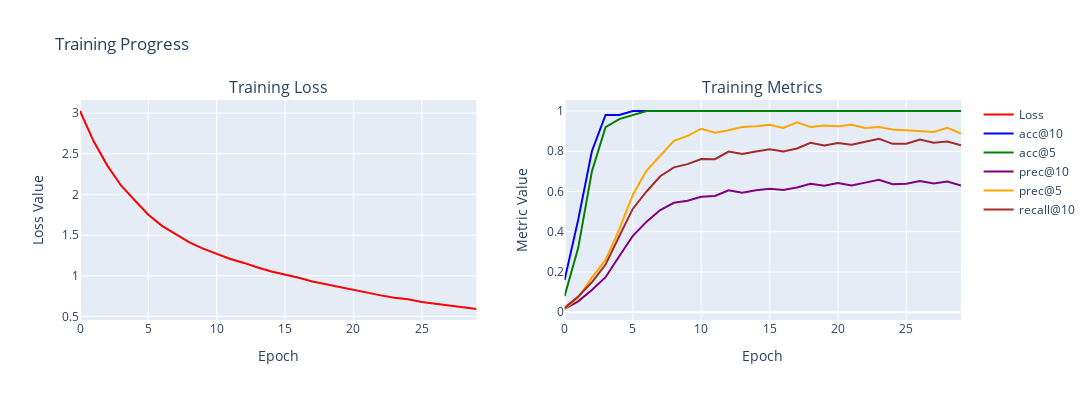
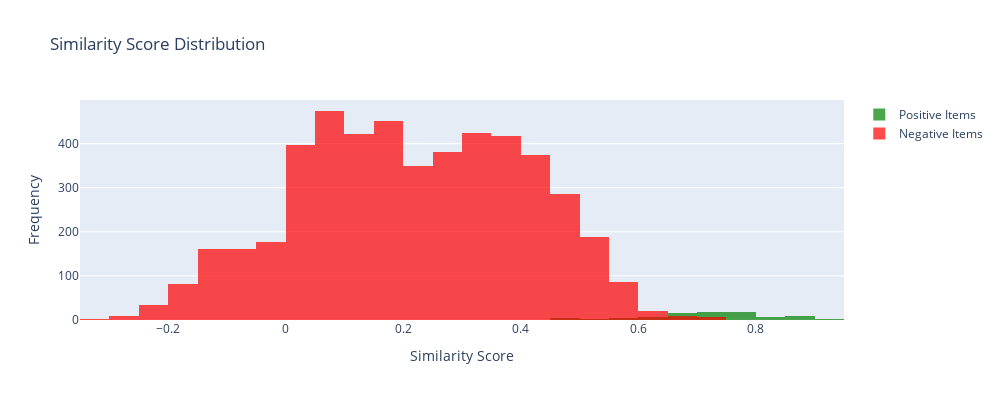
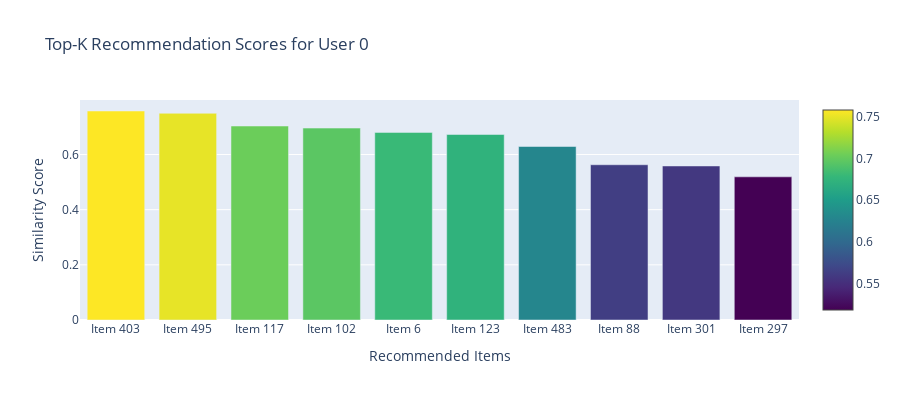
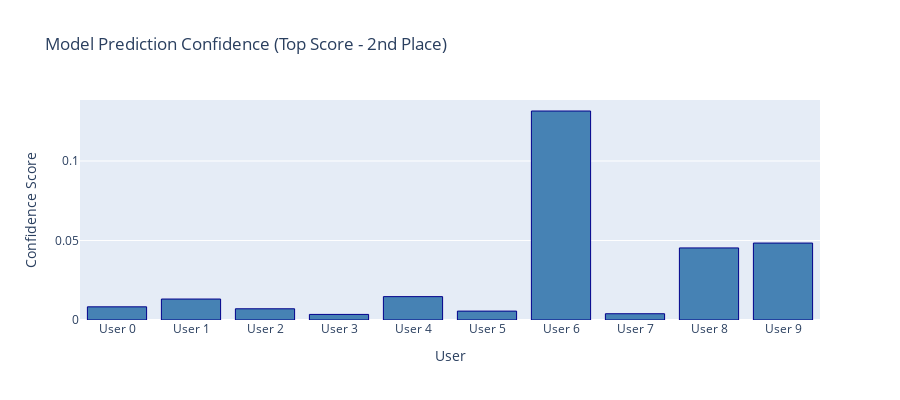

Notebook code cell kept with these figures, in order:
### Markdown cell above
## 6. Display Diagnostic Visualizations

### Code cell
# Display all diagnostic plots
print("📈 Displaying diagnostic visualizations...\n")

# 1. Training history
report['figures']['training_history'].show()

# 2. Similarity distribution
report['figures']['similarity_distribution'].show()

# 3. Top-K scores
report['figures']['topk_scores'].show()

# 4. Prediction confidence
report['figures']['prediction_confidence'].show()

# 5. Embedding space (skip if None)
if report['figures']['embedding_space'] is not None:
    report['figures']['embedding_space'].show()
else:
    print("⚠️  Embedding space visualization not available for this model")

# 6. Recommendation diversity
report['figures']['recommendation_diversity'].show()

print("✅ All diagnostic visualizations displayed!")

### Figure 1 — Plotly figure (JSON) as saved in the notebook; plotly's stock layout.template omitted (floating-point values rounded to 4 significant figures)
{"data": [{"line": {"color": "red", "width": 2}, "name": "Loss", "type": "scatter", "xaxis": "x", "y": [3.026, 2.654, 2.355, 2.111, 1.929, 1.752, 1.615, 1.515, 1.412, 1.334, 1.268, 1.208, 1.159, 1.102, 1.054, 1.017, 0.9761, 0.9298, 0.896, 0.8553, 0.8208, 0.7875, 0.7599, 0.7312, 0.7115, 0.6781, 0.6564, 0.6335, 0.6129, 0.5924], "yaxis": "y"}, {"line": {"color": "blue", "width": 2}, "name": "acc@10", "type": "scatter", "xaxis": "x2", "y": [0.16, 0.46, 0.8, 0.98, 0.98, 1, 1, 1, 1, 1, 1, 1, 1, 1, 1, 1, 1, 1, 1, 1, 1, 1, 1, 1, 1, 1, 1, 1, 1, 1], "yaxis": "y2"}, {"line": {"color": "green", "width": 2}, "name": "acc@5", "type": "scatter", "xaxis": "x2", "y": [0.08, 0.32, 0.7, 0.92, 0.96, 0.98, 1, 1, 1, 1, 1, 1, 1, 1, 1, 1, 1, 1, 1, 1, 1, 1, 1, 1, 1, 1, 1, 1, 1, 1], "yaxis": "y2"}, {"line": {"color": "purple", "width": 2}, "name": "prec@10", "type": "scatter", "xaxis": "x2", "y": [0.016, 0.054, 0.11, 0.174, 0.278, 0.38, 0.45, 0.508, 0.544, 0.554, 0.574, 0.578, 0.606, 0.594, 0.606, 0.614, 0.608, 0.62, 0.638, 0.628, 0.642, 0.63, 0.644, 0.658, 0.636, 0.638, 0.652, 0.64, 0.65, 0.63], "yaxis": "y2"}, {"line": {"color": "orange", "width": 2}, "name": "prec@5", "type": "scatter", "xaxis": "x2", "y": [0.016, 0.072, 0.172, 0.26, 0.412, 0.584, 0.704, 0.78, 0.852, 0.876, 0.912, 0.892, 0.904, 0.92, 0.924, 0.932, 0.916, 0.944, 0.92, 0.928, 0.924, 0.932, 0.916, 0.92, 0.908, 0.904, 0.9, 0.896, 0.916, 0.888], "yaxis": "y2"}, {"line": {"color": "brown", "width": 2}, "name": "recall@10", "type": "scatter", "xaxis": "x2", "y": [0.02118, 0.07837, 0.1486, 0.2367, 0.3775, 0.5146, 0.6, 0.6756, 0.7199, 0.7361, 0.7618, 0.7604, 0.7981, 0.7867, 0.7986, 0.8097, 0.7986, 0.8139, 0.8424, 0.8287, 0.8409, 0.832, 0.8473, 0.862, 0.8368, 0.8373, 0.8583, 0.842, 0.8484, 0.8297], "yaxis": "y2"}], "layout": {"annotations": [{"font": {"size": 16}, "showarrow": false, "text": "Training Loss", "x": 0.225, "xanchor": "center", "xref": "paper", "y": 1, "yanchor": "bottom", "yref": "paper"}, {"font": {"size": 16}, "showarrow": false, "text": "Training Metrics", "x": 0.775, "xanchor": "center", "xref": "paper", "y": 1, "yanchor": "bottom", "yref": "paper"}], "height": 400, "showlegend": true, "title": {"text": "Training Progress"}, "width": 1200, "xaxis": {"anchor": "y", "domain": [0, 0.45], "title": {"text": "Epoch"}}, "xaxis2": {"anchor": "y2", "domain": [0.55, 1], "title": {"text": "Epoch"}}, "yaxis": {"anchor": "x", "domain": [0, 1], "title": {"text": "Loss Value"}}, "yaxis2": {"anchor": "x2", "domain": [0, 1], "title": {"text": "Metric Value"}}}}

### Figure 2 — Plotly figure (JSON) as saved in the notebook; plotly's stock layout.template omitted (floating-point values rounded to 4 significant figures; data arrays with more than 128 entries replaced by an {"elided": "..."} marker saying what was removed)
{"data": [{"marker": {"color": "green"}, "name": "Positive Items", "nbinsx": 30, "opacity": 0.7, "type": "histogram", "x": [0.6801, 0.5629, 0.6957, 0.7032, 0.6725, 0.7577, 0.6289, 0.7494, 0.7929, 0.7233, 0.884, 0.8174, 0.6619, 0.8972, 0.6256, 0.7917, 0.7734, 0.6833, 0.764, 0.7911, 0.1552, 0.7835, 0.6547, 0.4745, 0.6993, 0.4935, 0.6334, 0.7297, 0.7981, 0.7531, 0.7138, 0.397, 0.7121, 0.7658, 0.7332, 0.7693, 0.8048, 0.8677, 0.9063, 0.921, 0.8771, 0.859, 0.8309, 0.854, 0.5935, 0.806, 0.8484, 0.7963, 0.706, 0.7137, 0.701, 0.6919, 0.5083, 0.7575, 0.764, 0.8954, 0.7622, 0.6664, 0.4903, 0.613, 0.7134, 0.7093, 0.7363, 0.7402, 0.7144, 0.559, 0.7307, 0.7196, 0.5819, 0.686, 0.774, 0.6978, 0.8204, 0.4727, 0.884, 0.8387, 0.7523, 0.64, 0.5678, 0.6206, 0.6968, 0.5155, 0.7162, 0.7646, 0.6684, 0.6955, 0.6857]}, {"marker": {"color": "red"}, "name": "Negative Items", "nbinsx": 30, "opacity": 0.7, "type": "histogram", "x": {"elided": "4913 float values"}}], "layout": {"barmode": "overlay", "height": 400, "showlegend": true, "title": {"text": "Similarity Score Distribution"}, "width": 1000, "xaxis": {"title": {"text": "Similarity Score"}}, "yaxis": {"title": {"text": "Frequency"}}}}

### Figure 3 — Plotly figure (JSON) as saved in the notebook; plotly's stock layout.template omitted (floating-point values rounded to 4 significant figures)
{"data": [{"marker": {"color": [0.7577, 0.7494, 0.7032, 0.6957, 0.6801, 0.6725, 0.6289, 0.5629, 0.5584, 0.519], "colorscale": [[0, "#440154"], [0.1111, "#482878"], [0.2222, "#3e4989"], [0.3333, "#31688e"], [0.4444, "#26828e"], [0.5556, "#1f9e89"], [0.6667, "#35b779"], [0.7778, "#6ece58"], [0.8889, "#b5de2b"], [1, "#fde725"]], "showscale": true}, "type": "bar", "x": ["Item 403", "Item 495", "Item 117", "Item 102", "Item 6", "Item 123", "Item 483", "Item 88", "Item 301", "Item 297"], "y": [0.7577, 0.7494, 0.7032, 0.6957, 0.6801, 0.6725, 0.6289, 0.5629, 0.5584, 0.519]}], "layout": {"height": 400, "title": {"text": "Top-K Recommendation Scores for User 0"}, "width": 900, "xaxis": {"title": {"text": "Recommended Items"}}, "yaxis": {"title": {"text": "Similarity Score"}}}}

### Figure 4 — Plotly figure (JSON) as saved in the notebook; plotly's stock layout.template omitted (floating-point values rounded to 4 significant figures)
{"data": [{"marker": {"color": "steelblue", "line": {"color": "darkblue", "width": 1}}, "type": "bar", "x": ["User 0", "User 1", "User 2", "User 3", "User 4", "User 5", "User 6", "User 7", "User 8", "User 9"], "y": [0.008275, 0.01318, 0.007049, 0.003515, 0.01469, 0.005597, 0.1314, 0.003936, 0.04532, 0.04839]}], "layout": {"height": 400, "title": {"text": "Model Prediction Confidence (Top Score - 2nd Place)"}, "width": 900, "xaxis": {"title": {"text": "User"}}, "yaxis": {"title": {"text": "Confidence Score"}}}}
